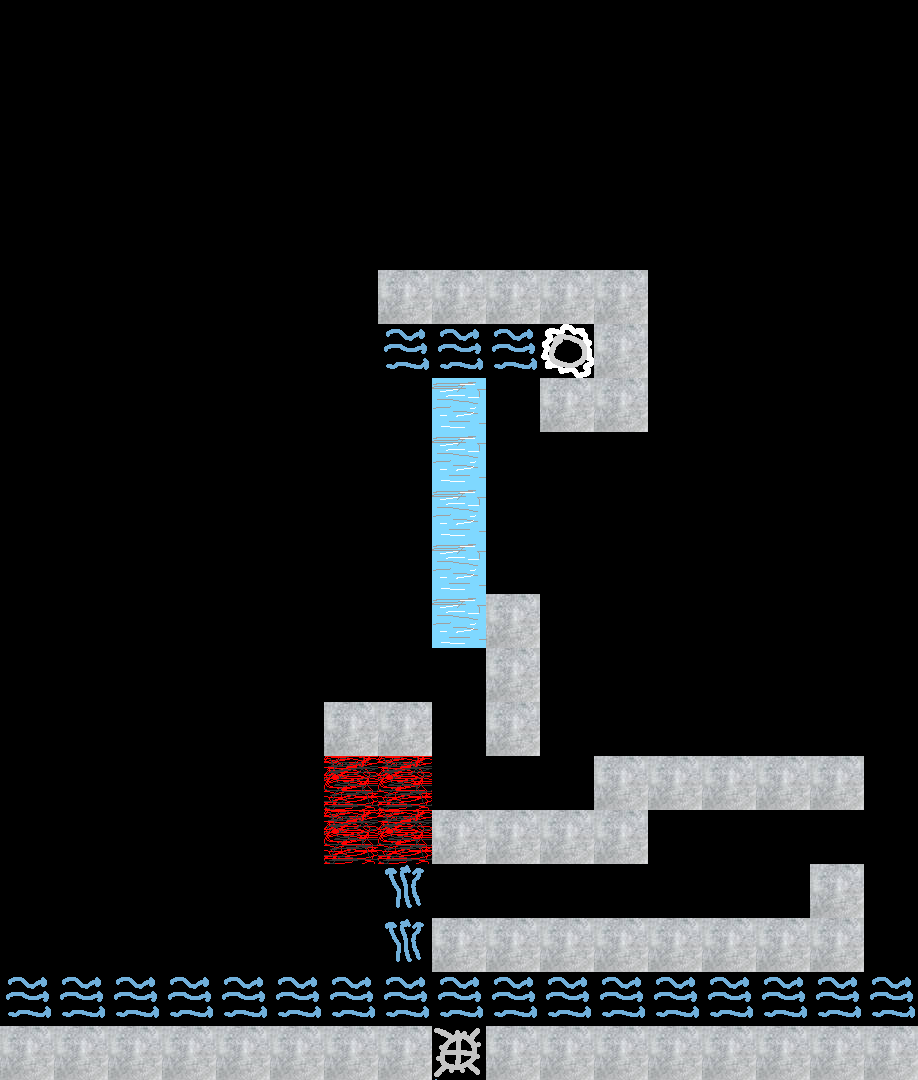

Rendered tile map (Tiled .tmx) drawn with the repository's tilesets; below, a short description and the map source with its tile grids summarised:
An orthogonal 17x20 tile map with 54x54 px tiles, 1 tile layer (Tile Layer 1).

<map version="1.9" tiledversion="1.9.2" orientation="orthogonal" renderorder="right-down" width="17" height="20" tilewidth="54" tileheight="54" infinite="0" nextlayerid="2" nextobjectid="1">
 <tileset firstgid="1" source="temp2.tsx" />
 <layer id="1" name="Tile Layer 1" width="17" height="20">
  <data>[340 cells, 80 non-empty, 7 distinct tile ids]</data>
 </layer>
</map>
